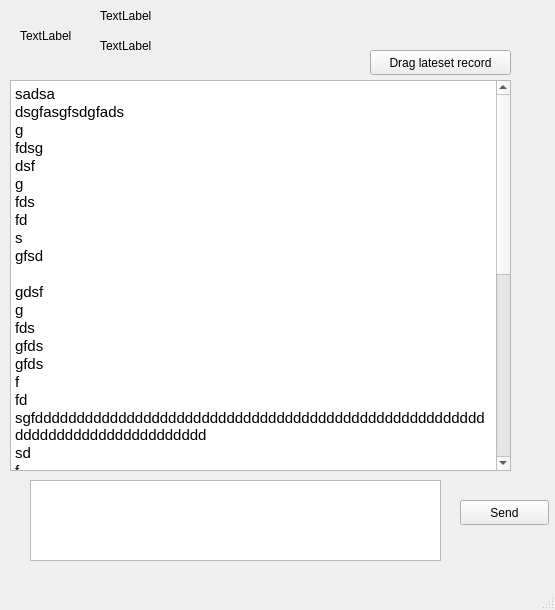
<?xml version="1.0" encoding="UTF-8"?>
<ui version="4.0">
 <class>TalkBox</class>
 <widget class="QMainWindow" name="TalkBox">
  <property name="geometry">
   <rect>
    <x>0</x>
    <y>0</y>
    <width>555</width>
    <height>610</height>
   </rect>
  </property>
  <property name="windowTitle">
   <string>MainWindow</string>
  </property>
  <widget class="QWidget" name="centralwidget">
   <widget class="QTextEdit" name="textEdit">
    <property name="enabled">
     <bool>true</bool>
    </property>
    <property name="geometry">
     <rect>
      <x>10</x>
      <y>80</y>
      <width>501</width>
      <height>391</height>
     </rect>
    </property>
    <property name="mouseTracking">
     <bool>true</bool>
    </property>
    <property name="readOnly">
     <bool>true</bool>
    </property>
    <property name="html">
     <string>&lt;!DOCTYPE HTML PUBLIC &quot;-//W3C//DTD HTML 4.0//EN&quot; &quot;http://www.w3.org/TR/REC-html40/strict.dtd&quot;&gt;
&lt;html&gt;&lt;head&gt;&lt;meta name=&quot;qrichtext&quot; content=&quot;1&quot; /&gt;&lt;style type=&quot;text/css&quot;&gt;
p, li { white-space: pre-wrap; }
&lt;/style&gt;&lt;/head&gt;&lt;body style=&quot; font-family:'Ubuntu'; font-size:11pt; font-weight:400; font-style:normal;&quot;&gt;
&lt;p style=&quot; margin-top:0px; margin-bottom:0px; margin-left:0px; margin-right:0px; -qt-block-indent:0; text-indent:0px;&quot;&gt;sadsa&lt;/p&gt;
&lt;p style=&quot; margin-top:0px; margin-bottom:0px; margin-left:0px; margin-right:0px; -qt-block-indent:0; text-indent:0px;&quot;&gt;dsgfasgfsdgfads&lt;/p&gt;
&lt;p style=&quot; margin-top:0px; margin-bottom:0px; margin-left:0px; margin-right:0px; -qt-block-indent:0; text-indent:0px;&quot;&gt;g&lt;/p&gt;
&lt;p style=&quot; margin-top:0px; margin-bottom:0px; margin-left:0px; margin-right:0px; -qt-block-indent:0; text-indent:0px;&quot;&gt;fdsg&lt;/p&gt;
&lt;p style=&quot; margin-top:0px; margin-bottom:0px; margin-left:0px; margin-right:0px; -qt-block-indent:0; text-indent:0px;&quot;&gt;dsf&lt;/p&gt;
&lt;p style=&quot; margin-top:0px; margin-bottom:0px; margin-left:0px; margin-right:0px; -qt-block-indent:0; text-indent:0px;&quot;&gt;g&lt;/p&gt;
&lt;p style=&quot; margin-top:0px; margin-bottom:0px; margin-left:0px; margin-right:0px; -qt-block-indent:0; text-indent:0px;&quot;&gt;fds&lt;/p&gt;
&lt;p style=&quot; margin-top:0px; margin-bottom:0px; margin-left:0px; margin-right:0px; -qt-block-indent:0; text-indent:0px;&quot;&gt;fd&lt;/p&gt;
&lt;p style=&quot; margin-top:0px; margin-bottom:0px; margin-left:0px; margin-right:0px; -qt-block-indent:0; text-indent:0px;&quot;&gt;s&lt;/p&gt;
&lt;p style=&quot; margin-top:0px; margin-bottom:0px; margin-left:0px; margin-right:0px; -qt-block-indent:0; text-indent:0px;&quot;&gt;gfsd&lt;/p&gt;
&lt;p style=&quot;-qt-paragraph-type:empty; margin-top:0px; margin-bottom:0px; margin-left:0px; margin-right:0px; -qt-block-indent:0; text-indent:0px;&quot;&gt;&lt;br /&gt;&lt;/p&gt;
&lt;p style=&quot; margin-top:0px; margin-bottom:0px; margin-left:0px; margin-right:0px; -qt-block-indent:0; text-indent:0px;&quot;&gt;gdsf&lt;/p&gt;
&lt;p style=&quot; margin-top:0px; margin-bottom:0px; margin-left:0px; margin-right:0px; -qt-block-indent:0; text-indent:0px;&quot;&gt;g&lt;/p&gt;
&lt;p style=&quot; margin-top:0px; margin-bottom:0px; margin-left:0px; margin-right:0px; -qt-block-indent:0; text-indent:0px;&quot;&gt;fds&lt;/p&gt;
&lt;p style=&quot; margin-top:0px; margin-bottom:0px; margin-left:0px; margin-right:0px; -qt-block-indent:0; text-indent:0px;&quot;&gt;gfds&lt;/p&gt;
&lt;p style=&quot; margin-top:0px; margin-bottom:0px; margin-left:0px; margin-right:0px; -qt-block-indent:0; text-indent:0px;&quot;&gt;gfds&lt;/p&gt;
&lt;p style=&quot; margin-top:0px; margin-bottom:0px; margin-left:0px; margin-right:0px; -qt-block-indent:0; text-indent:0px;&quot;&gt;f&lt;/p&gt;
&lt;p style=&quot; margin-top:0px; margin-bottom:0px; margin-left:0px; margin-right:0px; -qt-block-indent:0; text-indent:0px;&quot;&gt;fd&lt;/p&gt;
&lt;p style=&quot; margin-top:0px; margin-bottom:0px; margin-left:0px; margin-right:0px; -qt-block-indent:0; text-indent:0px;&quot;&gt;sgfddddddddddddddddddddddddddddddddddddddddddddddddddddddddddddddddddddddddddddd&lt;/p&gt;
&lt;p style=&quot; margin-top:0px; margin-bottom:0px; margin-left:0px; margin-right:0px; -qt-block-indent:0; text-indent:0px;&quot;&gt;sd&lt;/p&gt;
&lt;p style=&quot; margin-top:0px; margin-bottom:0px; margin-left:0px; margin-right:0px; -qt-block-indent:0; text-indent:0px;&quot;&gt;f&lt;/p&gt;
&lt;p style=&quot; margin-top:0px; margin-bottom:0px; margin-left:0px; margin-right:0px; -qt-block-indent:0; text-indent:0px;&quot;&gt;ds&lt;/p&gt;
&lt;p style=&quot; margin-top:0px; margin-bottom:0px; margin-left:0px; margin-right:0px; -qt-block-indent:0; text-indent:0px;&quot;&gt;fsdag&lt;/p&gt;
&lt;p style=&quot; margin-top:0px; margin-bottom:0px; margin-left:0px; margin-right:0px; -qt-block-indent:0; text-indent:0px;&quot;&gt;fsd&lt;/p&gt;
&lt;p style=&quot; margin-top:0px; margin-bottom:0px; margin-left:0px; margin-right:0px; -qt-block-indent:0; text-indent:0px;&quot;&gt;g&lt;/p&gt;
&lt;p style=&quot; margin-top:0px; margin-bottom:0px; margin-left:0px; margin-right:0px; -qt-block-indent:0; text-indent:0px;&quot;&gt;fd&lt;/p&gt;
&lt;p style=&quot; margin-top:0px; margin-bottom:0px; margin-left:0px; margin-right:0px; -qt-block-indent:0; text-indent:0px;&quot;&gt;g&lt;/p&gt;
&lt;p style=&quot; margin-top:0px; margin-bottom:0px; margin-left:0px; margin-right:0px; -qt-block-indent:0; text-indent:0px;&quot;&gt;fd&lt;/p&gt;
&lt;p style=&quot; margin-top:0px; margin-bottom:0px; margin-left:0px; margin-right:0px; -qt-block-indent:0; text-indent:0px;&quot;&gt;gfd&lt;/p&gt;
&lt;p style=&quot; margin-top:0px; margin-bottom:0px; margin-left:0px; margin-right:0px; -qt-block-indent:0; text-indent:0px;&quot;&gt;gfsd&lt;/p&gt;
&lt;p style=&quot; margin-top:0px; margin-bottom:0px; margin-left:0px; margin-right:0px; -qt-block-indent:0; text-indent:0px;&quot;&gt;g&lt;/p&gt;
&lt;p style=&quot; margin-top:0px; margin-bottom:0px; margin-left:0px; margin-right:0px; -qt-block-indent:0; text-indent:0px;&quot;&gt;df&lt;/p&gt;
&lt;p style=&quot; margin-top:0px; margin-bottom:0px; margin-left:0px; margin-right:0px; -qt-block-indent:0; text-indent:0px;&quot;&gt;g&lt;/p&gt;
&lt;p style=&quot; margin-top:0px; margin-bottom:0px; margin-left:0px; margin-right:0px; -qt-block-indent:0; text-indent:0px;&quot;&gt;fd&lt;/p&gt;
&lt;p style=&quot; margin-top:0px; margin-bottom:0px; margin-left:0px; margin-right:0px; -qt-block-indent:0; text-indent:0px;&quot;&gt;g&lt;/p&gt;
&lt;p style=&quot; margin-top:0px; margin-bottom:0px; margin-left:0px; margin-right:0px; -qt-block-indent:0; text-indent:0px;&quot;&gt;dsf&lt;/p&gt;
&lt;p style=&quot; margin-top:0px; margin-bottom:0px; margin-left:0px; margin-right:0px; -qt-block-indent:0; text-indent:0px;&quot;&gt;gfd&lt;/p&gt;
&lt;p style=&quot; margin-top:0px; margin-bottom:0px; margin-left:0px; margin-right:0px; -qt-block-indent:0; text-indent:0px;&quot;&gt;gfsd&lt;/p&gt;
&lt;p style=&quot; margin-top:0px; margin-bottom:0px; margin-left:0px; margin-right:0px; -qt-block-indent:0; text-indent:0px;&quot;&gt;g&lt;/p&gt;
&lt;p style=&quot; margin-top:0px; margin-bottom:0px; margin-left:0px; margin-right:0px; -qt-block-indent:0; text-indent:0px;&quot;&gt;f&lt;/p&gt;
&lt;p style=&quot; margin-top:0px; margin-bottom:0px; margin-left:0px; margin-right:0px; -qt-block-indent:0; text-indent:0px;&quot;&gt;gfd&lt;/p&gt;
&lt;p style=&quot; margin-top:0px; margin-bottom:0px; margin-left:0px; margin-right:0px; -qt-block-indent:0; text-indent:0px;&quot;&gt;gds&lt;/p&gt;&lt;/body&gt;&lt;/html&gt;</string>
    </property>
   </widget>
   <widget class="QLabel" name="talkerpicture">
    <property name="geometry">
     <rect>
      <x>20</x>
      <y>10</y>
      <width>51</width>
      <height>51</height>
     </rect>
    </property>
    <property name="text">
     <string>TextLabel</string>
    </property>
   </widget>
   <widget class="QLabel" name="talkername">
    <property name="geometry">
     <rect>
      <x>100</x>
      <y>0</y>
      <width>111</width>
      <height>31</height>
     </rect>
    </property>
    <property name="text">
     <string>TextLabel</string>
    </property>
   </widget>
   <widget class="QPushButton" name="pushButton">
    <property name="geometry">
     <rect>
      <x>370</x>
      <y>50</y>
      <width>141</width>
      <height>25</height>
     </rect>
    </property>
    <property name="text">
     <string>Drag lateset record</string>
    </property>
   </widget>
   <widget class="QPushButton" name="sendButton">
    <property name="geometry">
     <rect>
      <x>460</x>
      <y>500</y>
      <width>89</width>
      <height>25</height>
     </rect>
    </property>
    <property name="text">
     <string>Send</string>
    </property>
   </widget>
   <widget class="QTextEdit" name="lineEdit">
    <property name="geometry">
     <rect>
      <x>30</x>
      <y>480</y>
      <width>411</width>
      <height>81</height>
     </rect>
    </property>
   </widget>
   <widget class="QLabel" name="talkersignature">
    <property name="geometry">
     <rect>
      <x>100</x>
      <y>30</y>
      <width>311</width>
      <height>31</height>
     </rect>
    </property>
    <property name="text">
     <string>TextLabel</string>
    </property>
   </widget>
  </widget>
  <widget class="QMenuBar" name="menubar">
   <property name="geometry">
    <rect>
     <x>0</x>
     <y>0</y>
     <width>555</width>
     <height>28</height>
    </rect>
   </property>
  </widget>
  <widget class="QStatusBar" name="statusbar"/>
 </widget>
 <resources/>
 <connections/>
</ui>
